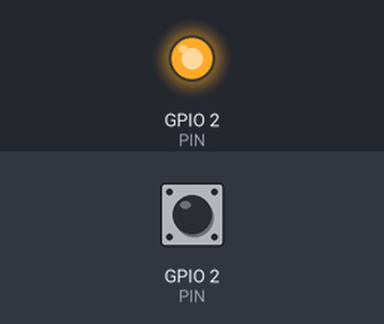
This program was run on a simulated Raspberry Pi (BCM pin numbers). Shown: output pins drawn as LEDs (lit = HIGH). The test bench sets the inputs (shaded band); at power-on: GPIO 2 (PIN) HIGH. The interpreter's speed is modelled, so counts of loop turns are approximate.

Above: at 1.2 s.
1.3 s: GPIO 2 (PIN) pulled LOW for 0.15 s
At 2.48 s:
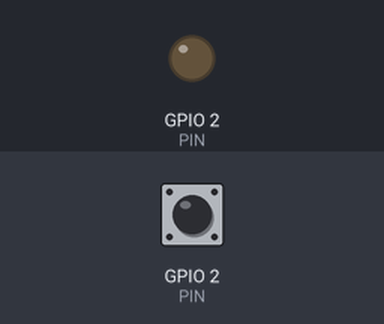
Timing chart, 0 to 4.3 s (numbered marks = the images above; inputs shaded):
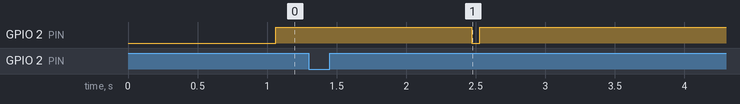

Measured:
- after the input at 1.3 s, GPIO 2 (PIN): HIGH → LOW after 1.2 s, → HIGH 0.06 s later

The program:

getTemp.py
```python
#!/usr/bin/python
# -*- coding: utf-8 -*-

import RPi.GPIO as GPIO
import time
GPIO.setwarnings(False)
GPIO.setmode(GPIO.BCM)

PIN = 2
Temp = []

def getTempData():
    data = []
    j = 0
    time.sleep(1)
    GPIO.setup(PIN, GPIO.OUT)

    GPIO.output(PIN, GPIO.LOW)
    time.sleep(0.06)
    GPIO.output(PIN, GPIO.HIGH)

    GPIO.setup(PIN, GPIO.IN)

    while GPIO.input(PIN) == GPIO.LOW:
        continue

    while GPIO.input(PIN) == GPIO.HIGH:
        continue

    while j < 40:
        k = 0
        while GPIO.input(PIN) == GPIO.LOW:
            continue
        while GPIO.input(PIN) == GPIO.HIGH:
            k += 1
            if k > 100:
                break
        if k < 8:
            data.append(0)
        else:
            data.append(1)

        j += 1
    return data

def checkTempData():
    global Temp
    data = getTempData()
    humidity_bit = data[0:8]
    humidity_point_bit = data[8:16]
    temperature_bit = data[16:24]
    temperature_point_bit = data[24:32]
    check_bit = data[32:40]


    humidity = 0
    humidity_point = 0
    temperature = 0
    temperature_point = 0
    check = 0

    for i in range(8):
        humidity += humidity_bit[i]*2**(7-i)
        humidity_point += humidity_point_bit[i]*2**(7-i)
        temperature += temperature_bit[i]*2**(7-i)
        temperature_point += temperature_point_bit[i]*2**(7-i)
        check += check_bit[i]*2**(7-i)


    tmp=humidity+humidity_point+temperature+temperature_point
    if check==tmp:
        Temp.append(temperature)
        Temp.append(humidity)
        print Temp
    else:
        checkTempData()


try:
    while True:
        del Temp[:]
        checkTempData()
        time.sleep(1)
except KeyboardInterrupt:
    pass
finally:
    GPIO.cleanup()
```
